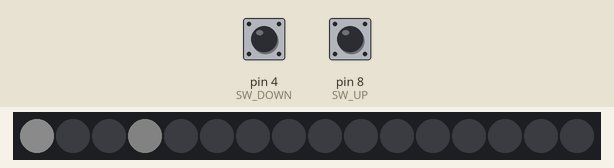
Recording of a sketch running on a simulated Arduino Uno, built with avr-gcc and run on an emulated ATmega328P. On the bench: 16 RGB LEDs in strip order, left to right. The test bench sets the inputs (shaded band); at power-on: pin 4 (SW_DOWN) LOW, pin 8 (SW_UP) LOW. Dim RGB values are drawn brighter than linear; what the sketch prints to the serial monitor is not drawn.

Above: at 1.2 s.
1.3 s: pin 4 (SW_DOWN) pulled HIGH for 0.15 s
2.0 s: pin 8 (SW_UP) pulled HIGH for 0.15 s
At 2.21 s:
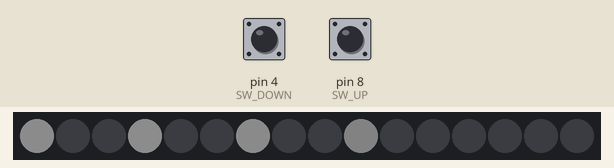
2.7 s: pin 4 (SW_DOWN) pulled HIGH for 1 s
At 3.71 s:
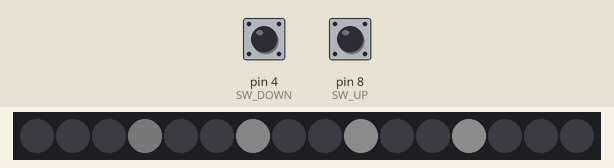

The sketch:

pyrestorm.ino
```cpp
// (c) 2014 mkellner@robotranch.org

#include <Tlc5940.h>
#include "RGBUtils.h"
#include "DirSwitch.h"
#include "BlockUtils.h"

#define DEBUG 0
#if DEBUG
  #define BUG(x)  Serial.print(x)
  #define BUGLN(x)  Serial.println(x)
#else
  #define BUG(x)
  #define BUGLN(x)
#endif

struct RGBcolor rgbRED;
struct RGBcolor rgbGREEN;
struct RGBcolor rgbBLUE;
struct RGBcolor rgbYELLOW;
struct RGBcolor rgbORANGE;
struct RGBcolor rgbPURPLE;
struct RGBcolor rgbWHITE;
struct RGBcolor rgbBLACK;

unsigned long theTime;
struct RGBblock block;

//-----------------------------
#define colorBlockTypeWave 1
#define colorBlockTypeWaveAccMax  100
#define colorBlockTypeWaveCycleTime 20
#define colorBlockTypeWaveWaveTime 3000
#define colorBlockTypeWaveWaveCycles 300

int c = 0;
float a = 5;
const float pi = 3.14159;
float range = 2 * pi;
float inc = range / colorBlockTypeWaveWaveTime;

#define addDarkness .5      // up to 2
void colorBlock(struct RGBblock *block)
{
  int i, b;
  unsigned long val;
  float m, x, y;

  if ((theTime - block->lastTime) < block->cycleTime)
        return;

  switch (block->routine) {
    case -3:
        block->varA += 1;
        for (i=0; i<LEDS_PER_BLOCK; i++) {
          x = (float)(block->varA % 10);
          y = 1.0 / ( x + (float)10.0) * (x + (float)10.0);
          m = y;
          if (m > STD_OUTPUT)
            m = STD_OUTPUT;
BUG(" x: ");
BUG(x);
BUG(" y: ");
BUG(y);
BUG(" m: ");
BUGLN(m);
           if (m < 0)
            clearRGB(&block->leds[blockmap(i)]);
          else
            setRGBFaded(&block->leds[blockmap(i)], &block->colorA, m, STD_OUTPUT);
        }
        break;
      case colorBlockTypeWave:
        block->varA += 10;
        for (i=0; i<LEDS_PER_BLOCK; i++) {
          x = (float)(block->varA % colorBlockTypeWaveWaveTime) * inc;
          x += i * (range / LEDS_PER_BLOCK);
          y = sin(x) + 1 - addDarkness;
          m = STD_OUTPUT * (y / 2.0);
BUG(" x: ");
BUG(x);
BUG(" y: ");
BUG(y);
BUG(" m: ");
BUGLN(m);
           if (m < 0)
            clearRGB(&block->leds[blockmap(i)]);
          else
            setRGBFaded(&block->leds[blockmap(i)], &block->colorA, m, STD_OUTPUT);
        }
        break;
    case -1:
        block->varA += 10;
        x = (float)(block->varA % colorBlockTypeWaveWaveTime) * inc;
        y = sin(x) + 1;
        m = STD_OUTPUT * (y / 2.0);
Serial.print(" x: ");
Serial.print(x);
Serial.print(" y: ");
Serial.print(y);
Serial.print(" m: ");
Serial.println(m);
           if (m < 0)
            clearRGB(&block->leds[blockmap(i)]);
          else
            setRGBFaded(&block->leds[blockmap(i)], &block->colorA, m, STD_OUTPUT);
        break;
    case 0:
        block->varA += 10;
        x = (float)(block->varA % 1000);
Serial.print("Wave x: ");
Serial.println(x);
        for (i=0; i<LEDS_PER_BLOCK; i++) {
          // offset
          b = i * (colorBlockTypeWaveWaveCycles / LEDS_PER_BLOCK);
          // calculate intensity
          m = (sin(x) / x) * STD_OUTPUT;
Serial.print(" i: ");
Serial.print(i);
Serial.print(" b: ");
Serial.print(b);
Serial.print(" m: ");
Serial.println(m);
          if (m < 0)
            clearRGB(&block->leds[blockmap(i)]);
          else
            setRGBFaded(&block->leds[blockmap(i)], &block->colorA, m, STD_OUTPUT);
        }
        b = block->varB;
        m = a * x * x + b * x + colorBlockTypeWaveWaveTime;
Serial.print(" b: ");
Serial.print(b);
Serial.print(" dirB: ");
Serial.print(block->dirB);
Serial.print(" m: ");
Serial.println(m);
        block->varB += m * block->dirB;
        if (block->varB > colorBlockTypeWaveWaveTime) {
            block->dirB = -1;
            block->varB = colorBlockTypeWaveWaveTime;
        }
        else if (block->varB < 0) {
          block->dirB = 1;
          block->varB = 0;
        }
      break;
  }
}
//-----------------------------

void setup() {
  Serial.begin(9600);
  Serial.println("Begin");
  Tlc.init();

  setRGB(&rgbRED, STD_OUTPUT, 0, 0);
  setRGB(&rgbGREEN, 0, STD_OUTPUT, 0);
  setRGB(&rgbBLUE, 0, 0, STD_OUTPUT);
  setRGB(&rgbYELLOW, STD_OUTPUT, STD_OUTPUT, 0);
  setRGB(&rgbPURPLE, STD_OUTPUT, 0, STD_OUTPUT);
  setRGB(&rgbORANGE, STD_OUTPUT, STD_OUTPUT/4, 0);
  setRGB(&rgbWHITE, STD_OUTPUT, STD_OUTPUT, STD_OUTPUT);
  setRGB(&rgbBLACK, 0, 0, 0);

  Tlc.clear();

  clearBlock(&block, 0, colorBlockTypeWave, colorBlockTypeWaveCycleTime, &rgbBLUE, &rgbPURPLE);
}

void loop() {
  int swChanged = 0;
  theTime = millis();

  swChanged = checkSwitch();
  colorBlock(&block);
  blastBlock(&block);

  Tlc.update();
  delay(10);

}
```

BlockUtils.cpp
```cpp
// (c) 2014 mkellner@robotranch.org

#include "Arduino.h"
#include "BlockUtils.h"

void setLED(int block, int led, struct RGBcolor *color) {
  int channel;

  channel = block * 32;
  channel += led * 3;
  if (led > 4)
    channel += 1;  // skips one element
  Tlc.set(channel+2, color->red);
  Tlc.set(channel+1, color->green);
  Tlc.set(channel, color->blue);
}

void clearBlock(struct RGBblock *block, int blockNum, int playRoutine, int cycleTime,
  struct RGBcolor *colorA, RGBcolor *colorB) {
  int i;
  block->blockNum = blockNum;
  block->lastTime = theTime;
  block->varA = 0;
  block->dirA = 1;
  block->varB = 0;
  block->dirB = 1;
  for (i=0; i<LEDS_PER_BLOCK; i++) {
    block->leds[i].red = 0;
    block->leds[i].green = 0;
    block->leds[i].blue = 0;
  }
  copyRGB(&block->colorA, colorA);
  copyRGB(&block->colorB, colorB);
  block->dir = 1;
  block->cycleTime = cycleTime;
  block->routine = playRoutine;
}

void blastBlock(struct RGBblock *block)  {
  int i;
  for (i=0; i<LEDS_PER_BLOCK; i++)
    setLED(block->blockNum, i, &block->leds[i]);
}
```

BlockUtils.h
```cpp
// (c) 2014 mkellner@robotranch.org

#ifndef __BLOCKUTILS_H__
#define __BLOCKUTILS_H__ 1

#include <Tlc5940.h>
#include "RGBUtils.h"

extern unsigned long theTime;

#define MAX_LEDS  10
#define LEDS_PER_BLOCK  10
#define MAX_OUTPUT  4096
#define STD_OUTPUT  300

const char blockmapM[] = {       // circular mapping
  5,  6,  7,  8,  9,
  4,  3,  2,  1,  0  };
#define blockmap(a)  blockmapM[(a) % LEDS_PER_BLOCK]

const char blockmapZ[] = {      // zigzag mapping
  5, 0, 6, 1, 7, 2, 8, 3, 9, 4 };
#define zigzagmap(a)  blockmapZ[(a) % LEDS_PER_BLOCK]

const char blockmapFlag[] = {
  5, 6, 7, 8, 9, 0, 1, 2, 3, 4 };
#define flagmap(a) blockmapFlag[(a) % LEDS_PER_BLOCK]


struct RGBblock {
  int blockNum;            // number of block in chain
  int routine;
  unsigned long lastTime;
  int cycleTime;   // varies per routine
  int varA;        // varies per routine
  int varB;
  int dirA;
  int dirB;
  int dir;          // direction
  struct RGBcolor colorA;
  struct RGBcolor colorB;
  struct RGBcolor leds[LEDS_PER_BLOCK];
};

void setLED(int block, int led, struct RGBcolor *color);
void clearBlock(struct RGBblock *block, int blockNum, int playRoutine, int cycleTime,
  struct RGBcolor *colorA, RGBcolor *colorB);
void blastBlock(struct RGBblock *block);

#endif // __BLOCKUTILS_H__
```

DirSwitch.cpp
```cpp
// (c) 2014 mkellner@robotranch.org

#include "Arduino.h"
#include "DirSwitch.h"

char switchPos = 0;
char dir = 0;

char checkSwitch() {
  char changed = 0;
  if (digitalRead(SW_DOWN)) {
    Serial.print("Dn ");
    if (switchPos != -1) {
      switchPos = -1;
      changed = 1;
    }
  }
  else if (digitalRead(SW_UP)) {
    Serial.print("Up ");
    if (switchPos != 1) {
      switchPos = 1;
      changed = 1;
    }
  }
  else {
    if (switchPos != 0) {
      switchPos = 0;
      changed = 1;
    }
  }
  return changed;
}
```

DirSwitch.h
```cpp
// (c) 2014 mkellner@robotranch.org

#ifndef __DIRSWITCH_H__
#define __DIRSWITCH_H__ 1

#define SW_UP    8    // up selector switch
#define SW_DOWN  4    // down selector switch

extern char switchPos;
extern char dir;

char checkSwitch();  // returns 1 if the position has changed


#endif // __DIRSWITCH_H__
```

RGBUtils.cpp
```cpp
// (c) 2014 mkellner@robotranch.org

#include "Arduino.h"
#include "RGBUtils.h"

void setRGB(struct RGBcolor *color, int r, int g, int b) {
  color->red = r;
  color->green = g;
  color->blue = b;
}
void clearRGB(RGBcolor *color) {
  color->red = 0;
  color->green = 0;
  color->blue = 0;
}
void copyRGB(struct RGBcolor *colorTo, RGBcolor *colorFrom) {
  colorTo->red = colorFrom->red;
  colorTo->green = colorFrom->green;
  colorTo->blue = colorFrom->blue;
}

 int mixValues(int a, int b, int val, int maxVal) {
   unsigned long v, u;
   v = a;
   v *= val;
   v /= maxVal;
   u = b;
   u *= (maxVal - val);
   u /= maxVal;
   return v/2 + u/2;
}

int fadeValue(int a, int val, int maxVal) {
   unsigned long v;
   v = a;
   v *= val;
   v /= maxVal;
   return v;
}

//-----------------------------
void setRGBFaded(RGBcolor *colorOut, RGBcolor *colorIn, int val, int maxVal) {
   colorOut->red = fadeValue(colorIn->red, val, maxVal);
   colorOut->green = fadeValue(colorIn->green, val, maxVal);
   colorOut->blue = fadeValue(colorIn->blue, val, maxVal);
}

 void setRGBMerged(RGBcolor *colorOut, RGBcolor *colorA, RGBcolor *colorB, int val, int maxVal) {
   colorOut->red = mixValues(colorA->red, colorB->red, val, maxVal);
   colorOut->green = mixValues(colorA->green, colorB->green, val, maxVal);
   colorOut->blue = mixValues(colorA->blue, colorB->blue, val, maxVal);
 }
```

RGBUtils.h
```cpp
// (c) 2014 mkellner@robotranch.org

#ifndef __RGBUTILS_H__
#define __RGBUTILS_H__ 1
struct RGBcolor {
  int red;
  int green;
  int blue;
};
typedef struct RGBColor RGBColor;

void setRGB(struct RGBcolor *color, int r, int g, int b);
void clearRGB(RGBcolor *color);
void copyRGB(struct RGBcolor *colorTo, RGBcolor *colorFrom);
int mixValues(int a, int b, int val, int maxVal);
int fadeValue(int a, int val, int maxVal);
void setRGBFaded(RGBcolor *colorOut, RGBcolor *colorIn, int val, int maxVal);
void setRGBMerged(RGBcolor *colorOut, RGBcolor *colorA, RGBcolor *colorB, int val, int maxVal);

#endif // __RGBUTILS_H__
```
